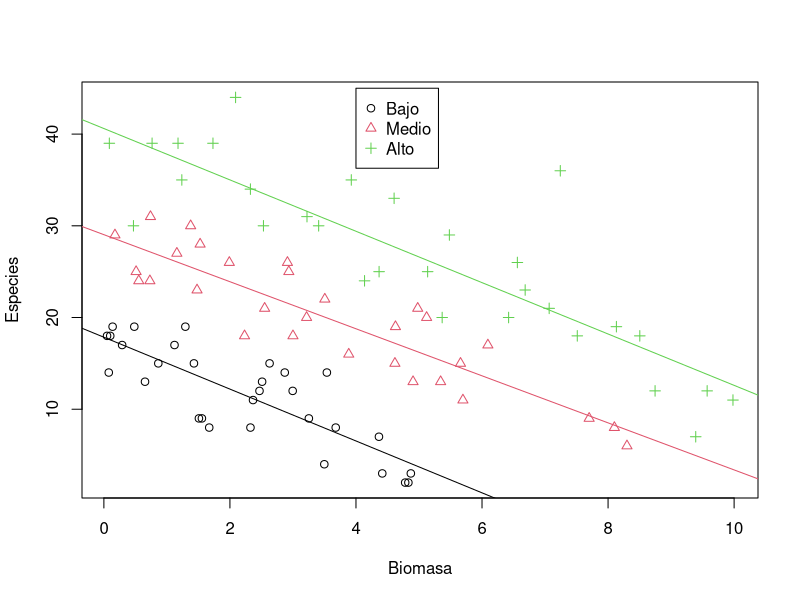
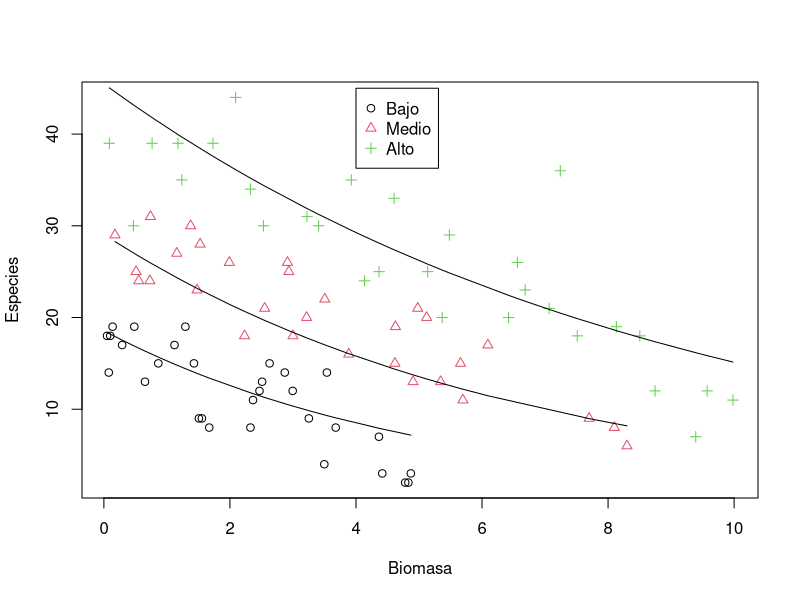

Reproduce these figures in R, in order.

####################################
####
####  EJEMPLO REGRESIÓN POISSON
####
####################################

# Lectura de los datos
setwd("E:/Documentos Irantzu Copia/Docencia/EHU/Master Modelizacion/2019/R MarkDown Documentacion")
especies <- read.table("especies.txt",header=TRUE)
names(especies)
summary(especies)
attach(especies)

# Análisis exploratorio
plot(Biomasa,Especies,type="n")
points(Biomasa[pH==0],Especies[pH==0])
points(Biomasa[pH==1],Especies[pH==1],pch=2,col=2)
points(Biomasa[pH==2],Especies[pH==2],pch=3,col=3)
legend(4,45,legend=c("Bajo","Medio","Alto"),pch=c(1,2,3),col=c(1,2,3))

abline(lm(Especies[pH==0]~Biomasa[pH==0]), col=1)
abline(lm(Especies[pH==1]~Biomasa[pH==1]), col=2)
abline(lm(Especies[pH==2]~Biomasa[pH==2]), col=3)


# Ajuste del modelo de Poisson

# Modelos univariantes
m0=glm(Especies~Biomasa,family=poisson)
m1=glm(Especies~pH,family=poisson)

# Significación estadística de las variables
anova(m0,test="Chi")
anova(m1,test="Chi")

# Modelos multivariable aditivo
especies0=glm(Especies~Biomasa+pH,family=poisson)
summary(especies0)

# Modelos multivariable con interacción
especies1=glm(Especies~Biomasa*pH,family=poisson)
summary(especies1)

# Significación estadística de la interacción
anova(especies1,especies0,test="Chisq")

# Gráfico del modelo estimado
plot(Biomasa,Especies,type="n")
points(Biomasa[pH==0],Especies[pH==0])
points(Biomasa[pH==1],Especies[pH==1],pch=2,col=2)
points(Biomasa[pH==2],Especies[pH==2],pch=3,col=3)
legend(4,45,legend=c("Bajo","Medio","Alto"),pch=c(1,2,3),col=c(1,2,3))


ajustados1=fitted(especies1)
x=Biomasa[pH==0]
or=order(x)
y=ajustados1[pH==0]
lines(x[or],y[or])

x=Biomasa[pH==1]
or=order(x)
y=ajustados1[pH==1]
lines(x[or],y[or])


x=Biomasa[pH==2]
or=order(x)
y=ajustados1[pH==2]
lines(x[or],y[or])



############################################################
####
####  EJEMPLO REGRESIÓN POISSON PARA TASAS DE INCIDENCIA
####
############################################################

setwd("E:/Documentos Irantzu Copia/Docencia/EHU/Master Modelizacion/2019/R MarkDown Documentacion")
diabetes <- read.table("diabetes.txt",header=TRUE)
names(diabetes)
diabetes$edad=factor(diabetes$edad)
diabetes$periodo=factor(diabetes$periodo)
diabetes$estacion=factor(diabetes$estacion)
diabetes$sexo=factor(diabetes$sexo)
diabetes$mes=factor(diabetes$mes)
diabetes[1:10,]

attach(diabetes)

tasa=casos/poblacion
tasa
tasa2=tasa*100000
tasa2

tasa2[edad==1 & mes==12 & sexo==2 & periodo==1997]


## Ajuste del modelo

logpobla <- log(poblacion)
diabetes1 <- glm(casos~periodo+offset(logpobla),family=poisson) # Con la opcion offset le estoy indicando que es un modelo para tasas.

diabetes2 <- glm(casos~sexo+offset(logpobla),family=poisson)
summary(diabetes2)$coefficients

diabetes3 <- glm(casos~edad+offset(logpobla),family=poisson)
summary(diabetes3)$coefficients

diabetes4 <- glm(casos~edad+ sexo + offset(logpobla),family=poisson)

anova(diabetes3, diabetes4, test="Chisq") #la variable sexo no es significativa


### Los valores ajustados de este modelo son el conteo.

exp(diabetes3$coeff) ## Riesgo relativo de la variable edad
exp(confint(diabetes3)) ## Intervalos de confianza para RR
diabetes.resid=rstandard(diabetes3) ## errores estándar
summary(diabetes.resid)
diabetes.ajustados=predict(diabetes3,type="response") ## Numero medio de niños con diabetes diferente por cada grupo de edad.
tasa.ajustada=diabetes.ajustados/poblacion ## Tasa de diabetes 
tapply(tasa.ajustada,edad,mean) ## tasa de diabetes diferente por cada grupo de edad.

